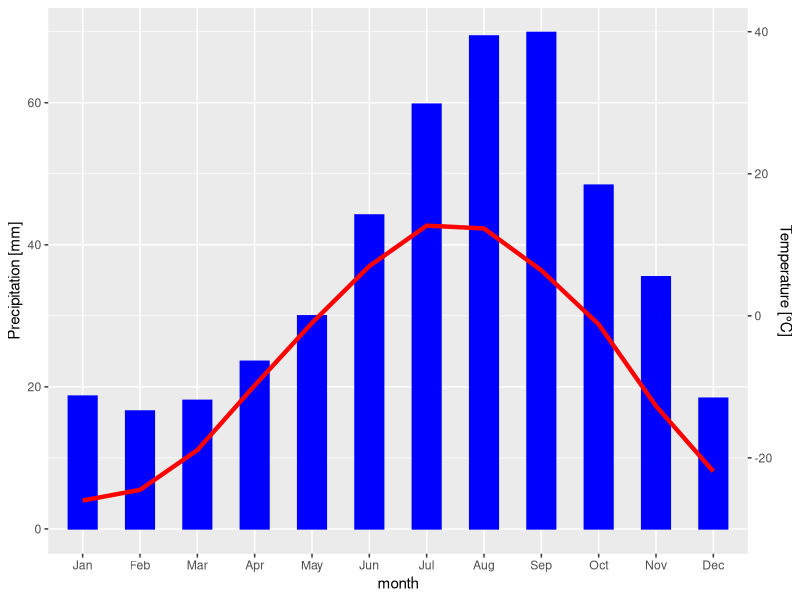

Reproduce this figure in R.
df <- as.data.frame(c("Jan", "Feb", "Mar", "Apr", "May", "Jun", "Jul", "Aug", "Sep", "Oct", "Nov", "Dec"))
colnames(df) <- c("month")
df$month <- factor(df$month, levels = month.abb)
df$celsius <- c(-26.0, -24.5, -18.9, -9.8, -1.0, 7.0, 12.7, 12.3, 6.4, -1.2, -12.7, -21.9)
df$prec_mm <- c(18.7, 16.6, 18.1, 23.6, 30.0, 44.2, 59.8, 69.4, 69.9, 48.4, 35.5, 18.4)
library(ggplot2)
ggplot(data = df, mapping = aes(x = month, y = prec_mm, group = 1)) +
	 geom_bar(stat = "identity", color="blue", fill="blue", width = 0.5) +
	 geom_line(mapping = aes(y = celsius+30), color="red", size=1.5) + # Scale data to match desired scale
	 scale_y_continuous("Precipitation [mm]",
         sec.axis = sec_axis(~ . -30, name = "Temperature [°C]"))
